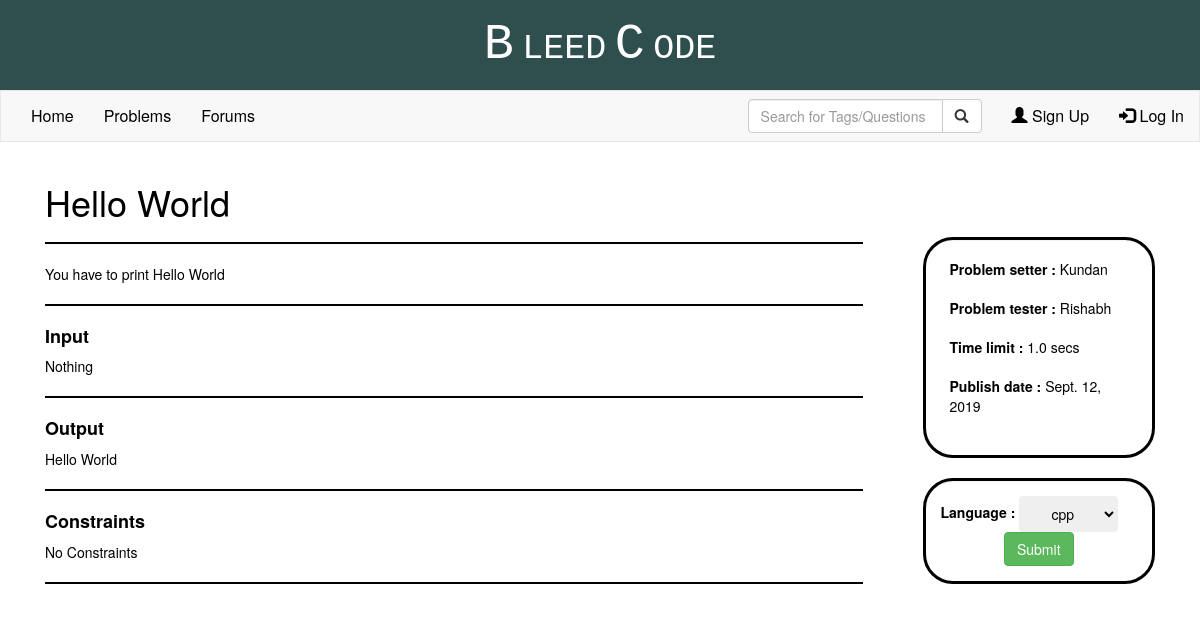
The page /problems/1/ on the database its author committed.
### Problems/models.py (models this page shows, shortened)
class ProblemSet(models.Model):
    id = models.AutoField(primary_key=True)
    title = models.CharField(max_length=100)
    difficulty = models.CharField(max_length=10)
    no_of_submissions = models.IntegerField(default=0)
    accuracy = models.FloatField(default=0.0)
    tags = models.CharField(max_length=100, default="")
    description = models.TextField(default="")
    constraints = models.TextField(default="")
    inputDesc = models.TextField(default="")
    outputDesc = models.TextField(default="")
    problemSetter = models.CharField(max_length=30, default="")
    problemTester = models.CharField(max_length=30, default="")
    publishDate = models.DateField(default=datetime.date.today)
    timeLimit = models.FloatField(default=0.0)

### Problems/views.py (the view)
# urls.py: url(r'^(?P<problemID>\w+)/$',problems_views.problemWithID),
def problemWithID(request,problemID):
    try:
        problem = ProblemSet.objects.get(pk = problemID)
        form =SubmissionForm()
        return render(request, 'problemPage.html', {'problem': problem,'form':form})
    except:
        return render(request, 'index.html')

### templates/problemPage.html (shortened to what this page needs)
{% extends "base.html" %}
{% block body %}
    <div class="container" style="margin-bottom:100px">
            <div class="row">
                <div class="col-sm-9">
                    <div class="col-sm-12">
                        <h1> {{problem.title}} </h1><hr>
                        <p> {{ problem.description|safe }} </p>
                        <hr>
                        <h4><strong>Input</strong></h4>
                        <p> {{ problem.inputDesc|safe }} </p>
                        <hr>
                        <h4><strong>Output</strong></h4>
                        <p> {{ problem.outputDesc|safe }} </p>
                        <hr>
                        <h4><strong>Constraints</strong></h4>
                        <p> {{ problem.constraints|safe }} </p>
                        <hr>
                    </div>
                </div>
                <div class="col-sm-3">
                    <div class="col-sm-12">
                        <div class="well well-sm" style="border-radius:30px; background-color: white; border: 3px solid black; margin-top:75px;">
                            <ul class="list-group">
                            <li class="list-group-item" style="border:none; justify-content:space-around"> <strong>Problem setter :</strong> {{ problem.problemSetter|safe }} </li>
                            <li class="list-group-item" style="border:none;"> <strong>Problem tester :</strong> {{ problem.problemTester|safe }} </li>
                            <li class="list-group-item" style="border:none;"> <strong>Time limit :</strong> {{ problem.timeLimit }} secs</li>
                            <li class="list-group-item" style="border:none;"> <strong>Publish date :</strong> {{ problem.publishDate }} </li>
                            </ul>
                        </div>
                        <div class="well well-sm" style="padding:15px; border-radius:30px; background-color: white; border: 3px solid black;">
                            <form role="codeCheck" method="POST" action="/problems/{{ problem.id }}/submit/" enctype="multipart/form-data">
                                <label for="language">Language : </label>
                                <select id="language" name="language" class="language btn btn-basic">
                                    <option>cpp</option>
                                </select>
                                <br>
                                <div style="text-align: center;">
                                    <button class="btn btn-success" style="text-align: center;" type="submit">
                                        Submit
                                    </button>
                                </div>
                            </form>
                        </div>
                    </div>
                </div>
            </div>
        </div>
{% endblock %}

### templates/base.html (style rules this page uses)
body { color: black; }
hr { border: 1px solid black !important; }

### rows shown on the page
ProblemSet: title "Hello World", description "You have to print Hello World", inputDesc "Nothing", outputDesc "Hello World", constraints "No Constraints", problemSetter "Kundan", problemTester "Rishabh", timeLimit "1.0", publishDate "Sept. 12, 2019"
